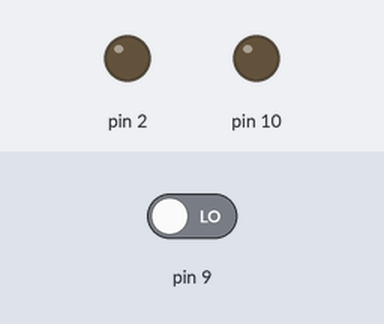
The sketch below on a simulated Arduino Uno, built with avr-gcc and run on an emulated ATmega328P. Parts: output pins drawn as LEDs (lit = HIGH). Inputs (shaded band) come from the test bench; at power-on: pin 9 LOW.

Above: at 0.8 s.
0.9 s: pin 9 driven HIGH
At 1.4 s:
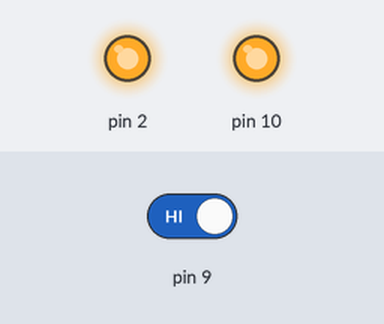
2.4 s: pin 9 driven LOW
At 3.7 s:
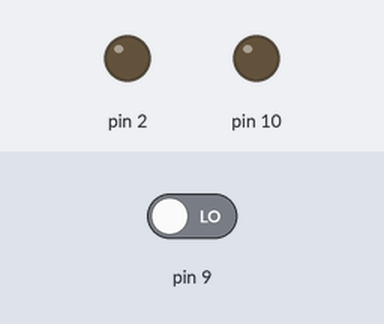
Timing chart, 0 to 5.4 s (numbered marks = the images above; inputs shaded):
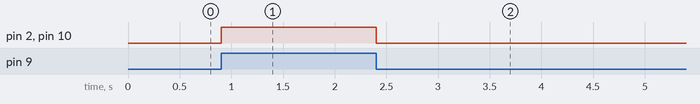

Measured:
- after the input at 0.9 s, pin 2, pin 10: LOW → HIGH at once
- after the input at 2.4 s, pin 2, pin 10: HIGH → LOW at once

The sketch:

ARD1.ino
```cpp
#include <Arduino_FreeRTOS.h>

void ReadPIR( void *pvParameters );
//void Blink( void *pvParameters );

void setup() {
  // put your setup code here, to run once:
  xTaskCreate(ReadPIR,"Task1",128,NULL,1,NULL);
  //xTaskCreate(Blink,"Task2 ",128,NULL,2,NULL);
  vTaskStartScheduler();
}

void loop() {
  // put your main code here, to run repeatedly:
}

void ReadPIR( void *pvParameters ){
  pinMode(9, INPUT);
  pinMode(2, OUTPUT);
  pinMode(10, OUTPUT);
  while(1){
    if(digitalRead(9)){
      digitalWrite(2, HIGH);
      digitalWrite(10, HIGH);
    }
    else{
      digitalWrite(2, LOW);
      digitalWrite(10, LOW);
    }
  }
}

/*
void Blink(void *pvParameters)
{
  pinMode(8, OUTPUT);
  while(1)
  {
    digitalWrite(8, HIGH);
    vTaskDelay( 200 / portTICK_PERIOD_MS );
    digitalWrite(8, LOW);
    vTaskDelay( 200 / portTICK_PERIOD_MS );
  }
}
*/
```
